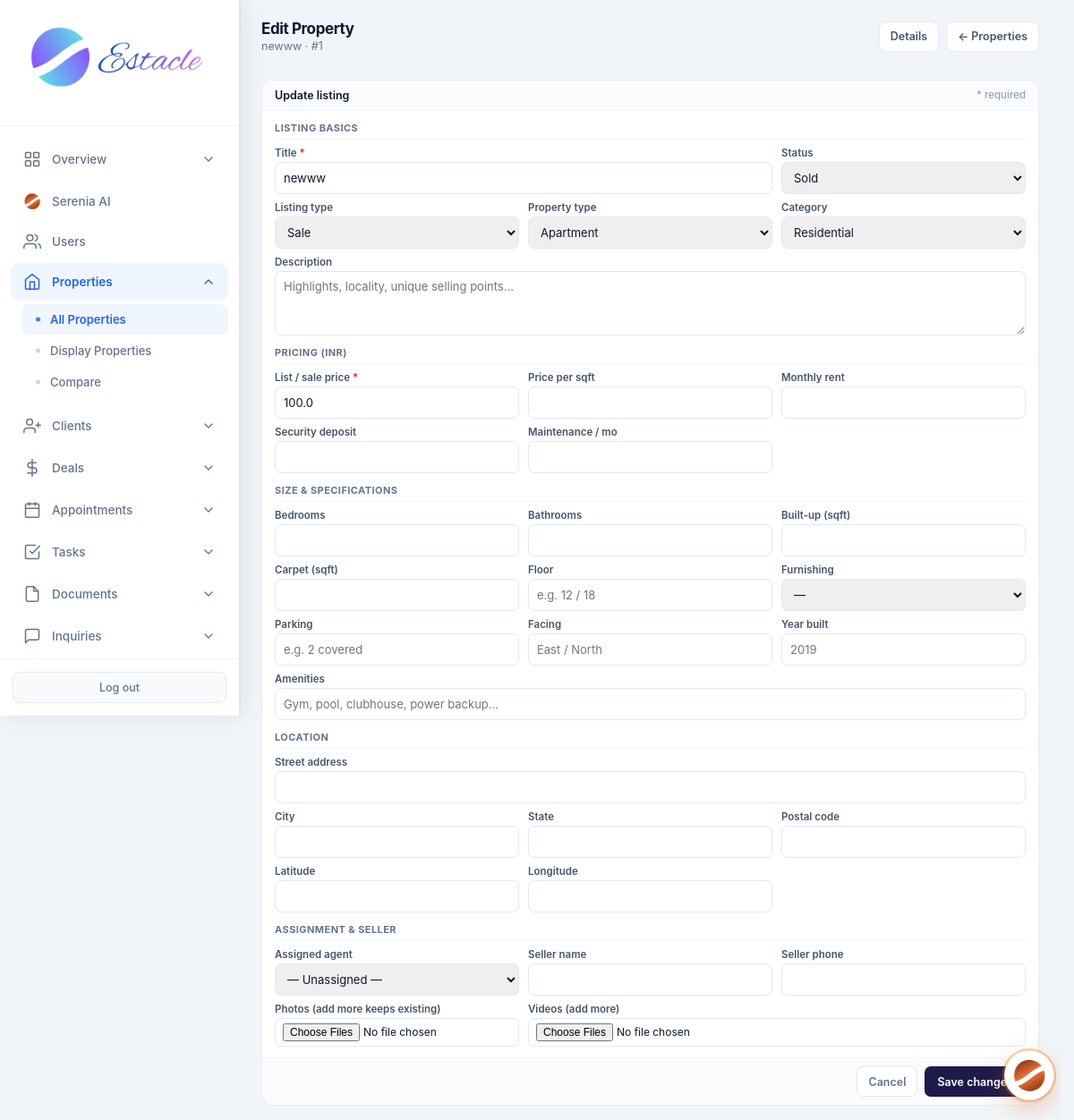
Before: /admin/properties/edit/1 (signed in) with the older database file.
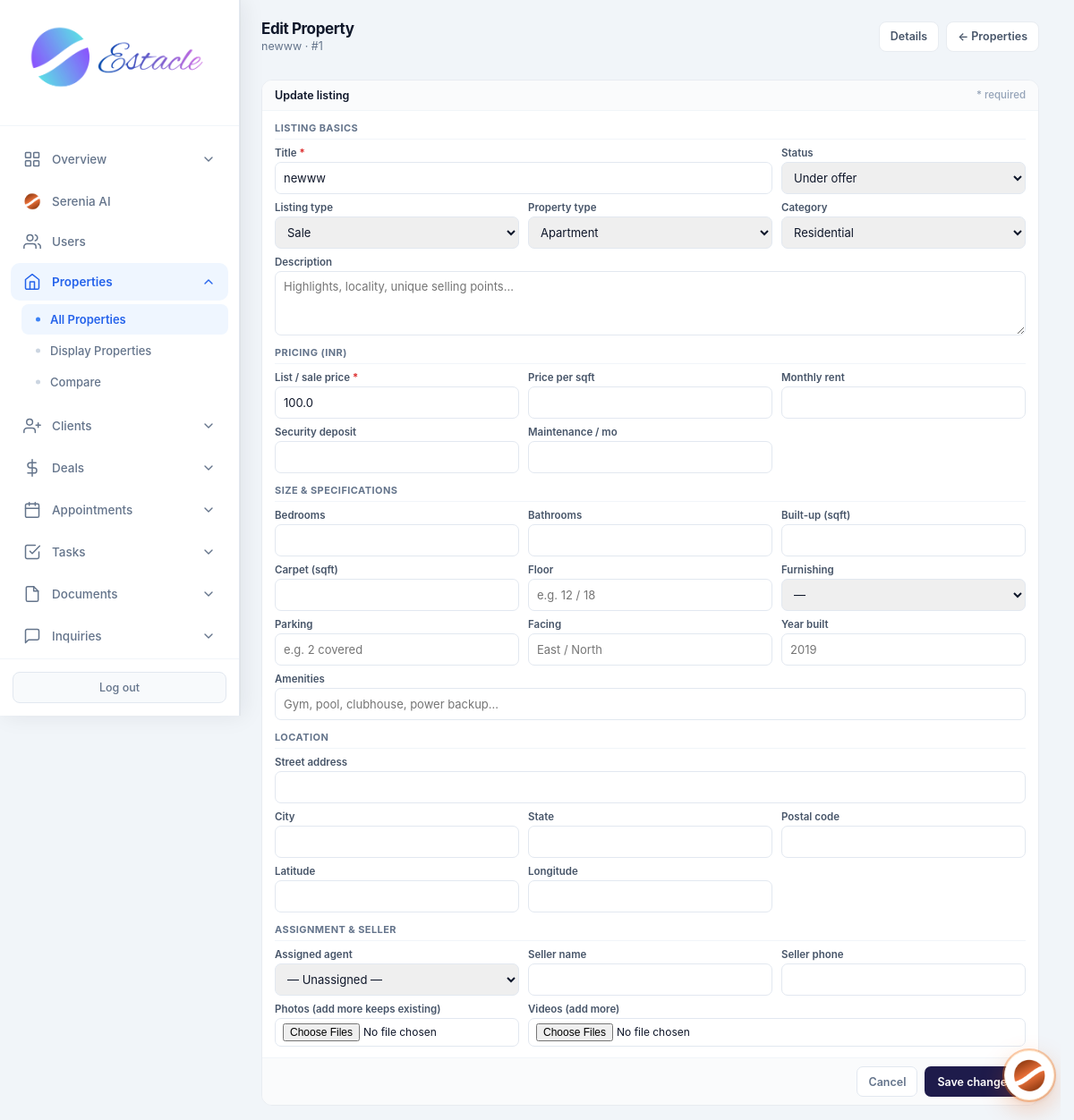
After: the same page with the newer database file.
### tables this page shows
CREATE TABLE properties (
            id INTEGER PRIMARY KEY AUTOINCREMENT,
            title TEXT NOT NULL,
            description TEXT,
            price REAL NOT NULL,
            property_type TEXT NOT NULL,
            status TEXT DEFAULT 'available',
            address TEXT,
            city TEXT,
            state TEXT,
            zip_code TEXT,
            bedrooms INTEGER,
            bathrooms REAL,
            area_sqft REAL,
            agent_id INTEGER,
            created_at TIMESTAMP DEFAULT CURRENT_TIMESTAMP, category TEXT DEFAULT "sale", listing_type TEXT DEFAULT "sale", floor TEXT, carpet_area REAL, furnishing TEXT, parking TEXT, amenities TEXT, seller_name TEXT, seller_phone TEXT, monthly_rent REAL, security_deposit REAL, maintenance REAL, per_sqft REAL, latitude TEXT, longitude TEXT, photos TEXT, year_built TEXT, facing TEXT, videos TEXT,
            FOREIGN KEY (agent_id) REFERENCES users (id)
        );

### routes/admin/properties.py (the view, shortened to what this page needs)
@admin.route('/admin/properties/edit/<int:prop_id>', methods=['GET', 'POST'])
@login_required
@role_required('admin')
def admin_edit_property(prop_id):
    db = get_db()
    migrate_db()
    prop = db.execute('SELECT * FROM properties WHERE id = ?', (prop_id,)).fetchone()
    if not prop:
        flash('Property not found.', 'danger')
        return redirect(url_for('admin.admin_properties'))
    agents = db.execute(
        "SELECT id, full_name FROM users WHERE role = 'agent' AND is_active = 1 ORDER BY full_name"
    ).fetchall()
    currency = get_setting('currency', 'INR')
    return render_template(
        'admin_edit_property.html', prop=prop, agents=agents, currency=currency, format_money=format_money
    )

### core/db.py (called while the page is built)
def get_db():
    if 'db' not in g:
        g.db = sqlite3.connect(current_app.config['DATABASE'])
        g.db.row_factory = sqlite3.Row
    return g.db

### core/helpers.py (called while the page is built)
def login_required(f):
    @wraps(f)
    def decorated_function(*args, **kwargs):
        if 'user_id' not in session:
            flash('Please log in to access this page.', 'warning')
            return redirect(url_for('auth.login'))
        return f(*args, **kwargs)
    return decorated_function

def role_required(*roles):
    def decorator(f):
        @wraps(f)
        def decorated_function(*args, **kwargs):
            if 'user_id' not in session:
                flash('Please log in to access this page.', 'warning')
                return redirect(url_for('auth.login'))
            if session.get('role') not in roles:
                flash('You do not have permission to access this page.', 'danger')
                return redirect(url_for('auth.role_redirect'))
            return f(*args, **kwargs)
        return decorated_function
    return decorator

### templates/admin_edit_property.html (shortened to what the changed rows need)
<!DOCTYPE html>
<html lang="en">
<head>
<link rel="stylesheet" href="{{ url_for('static', filename='css/admin.css') }}">
</head>
<body>
<div class="app-layout">
{% set active = 'properties' %}
{% include 'partials/admin_sidebar.html' %}
<main class="main-content">
        <header class="top-bar dash-top">
<div><h1 class="page-title">Edit Property</h1><p class="page-subtitle">{{ prop.title }} · #{{ prop.id }}</p></div>
</header>
<div class="page-wrap">
<form method="POST" enctype="multipart/form-data" class="panel">
<div class="panel-bd">
                    <div class="g">
                        <div class="fg s2"><label>Title <span class="r">*</span></label><input type="text" name="title" value="{{ prop.title or "" }}" required placeholder="e.g. 3BHK Sea View Apartment"></div>
                        <div class="fg"><label>Status</label><select name="status"><option value="available" {% if (prop.status or '') == 'available' %}selected{% endif %}>Available</option>
<option value="under_offer" {% if (prop.status or '') == 'under_offer' %}selected{% endif %}>Under offer</option>
<option value="sold" {% if (prop.status or '') == 'sold' %}selected{% endif %}>Sold</option>
<option value="leased">Leased</option><option value="rented" {% if (prop.status or '') == 'rented' %}selected{% endif %}>Rented</option></select></div>
                        <div class="fg"><label>Listing type</label><select name="listing_type"><option value="sale" {% if (prop.listing_type or '') == 'sale' %}selected{% endif %}>Sale</option>
<option value="rent" {% if (prop.listing_type or '') == 'rent' %}selected{% endif %}>Rent</option></select></div>
                        <div class="fg"><label>Property type</label><select name="property_type"><option value="apartment" {% if (prop.property_type or '') == 'apartment' %}selected{% endif %}>Apartment</option>
<option value="warehouse" {% if (prop.property_type or '') == 'warehouse' %}selected{% endif %}>Warehouse</option></select></div>
                        <div class="fg"><label>Category</label><select name="category"><option value="residential" {% if (prop.category or '') == 'residential' %}selected{% endif %}>Residential</option>
<option value="industrial" {% if (prop.category or '') == 'industrial' %}selected{% endif %}>Industrial</option></select></div>
                    </div>
                    <div class="g">
                        <div class="fg"><label>List / sale price <span class="r">*</span></label><input type="number" name="price" step="0.01" value="{{ prop.price if prop.price is not none else "" }}" required></div>
                    </div>
</div>
</form>
</div>
</main>
</div>
</body></html>

Changed rows visible on the page:
changed properties "newww": status "Sold" → "Under offer"
